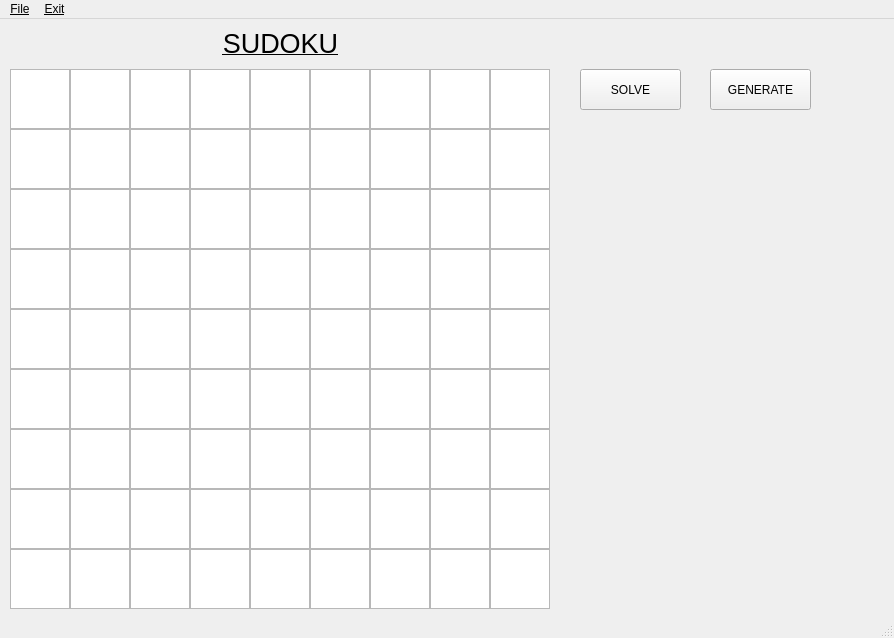
<?xml version="1.0" encoding="UTF-8"?>
<ui version="4.0">
 <class>MainWindow</class>
 <widget class="QMainWindow" name="MainWindow">
  <property name="geometry">
   <rect>
    <x>0</x>
    <y>0</y>
    <width>894</width>
    <height>638</height>
   </rect>
  </property>
  <property name="font">
   <font>
    <weight>50</weight>
    <bold>false</bold>
    <underline>true</underline>
    <kerning>true</kerning>
   </font>
  </property>
  <property name="windowTitle">
   <string>MainWindow</string>
  </property>
  <widget class="QWidget" name="centralwidget">
   <widget class="QTextEdit" name="cell11">
    <property name="geometry">
     <rect>
      <x>10</x>
      <y>50</y>
      <width>60</width>
      <height>60</height>
     </rect>
    </property>
    <property name="font">
     <font>
      <pointsize>28</pointsize>
      <weight>75</weight>
      <bold>true</bold>
      <underline>false</underline>
      <kerning>true</kerning>
     </font>
    </property>
    <property name="html">
     <string>&lt;!DOCTYPE HTML PUBLIC &quot;-//W3C//DTD HTML 4.0//EN&quot; &quot;http://www.w3.org/TR/REC-html40/strict.dtd&quot;&gt;
&lt;html&gt;&lt;head&gt;&lt;meta name=&quot;qrichtext&quot; content=&quot;1&quot; /&gt;&lt;style type=&quot;text/css&quot;&gt;
p, li { white-space: pre-wrap; }
&lt;/style&gt;&lt;/head&gt;&lt;body style=&quot; font-family:'MS Shell Dlg 2'; font-size:28pt; font-weight:600; font-style:normal;&quot;&gt;
&lt;p align=&quot;center&quot; style=&quot;-qt-paragraph-type:empty; margin-top:0px; margin-bottom:0px; margin-left:0px; margin-right:0px; -qt-block-indent:0; text-indent:0px; font-family:'MS Shell Dlg 2';&quot;&gt;&lt;br /&gt;&lt;/p&gt;&lt;/body&gt;&lt;/html&gt;</string>
    </property>
   </widget>
   <widget class="QTextEdit" name="cell12">
    <property name="geometry">
     <rect>
      <x>70</x>
      <y>50</y>
      <width>60</width>
      <height>60</height>
     </rect>
    </property>
    <property name="font">
     <font>
      <pointsize>28</pointsize>
      <weight>75</weight>
      <bold>true</bold>
      <underline>false</underline>
      <kerning>true</kerning>
     </font>
    </property>
   </widget>
   <widget class="QTextEdit" name="cell13">
    <property name="geometry">
     <rect>
      <x>130</x>
      <y>50</y>
      <width>60</width>
      <height>60</height>
     </rect>
    </property>
    <property name="font">
     <font>
      <pointsize>28</pointsize>
      <weight>75</weight>
      <bold>true</bold>
      <underline>false</underline>
      <kerning>true</kerning>
     </font>
    </property>
   </widget>
   <widget class="QTextEdit" name="cell14">
    <property name="geometry">
     <rect>
      <x>190</x>
      <y>50</y>
      <width>60</width>
      <height>60</height>
     </rect>
    </property>
    <property name="font">
     <font>
      <pointsize>28</pointsize>
      <weight>75</weight>
      <bold>true</bold>
      <underline>false</underline>
      <kerning>true</kerning>
     </font>
    </property>
   </widget>
   <widget class="QTextEdit" name="cell16">
    <property name="geometry">
     <rect>
      <x>310</x>
      <y>50</y>
      <width>60</width>
      <height>60</height>
     </rect>
    </property>
    <property name="font">
     <font>
      <pointsize>28</pointsize>
      <weight>75</weight>
      <bold>true</bold>
      <underline>false</underline>
      <kerning>true</kerning>
     </font>
    </property>
   </widget>
   <widget class="QTextEdit" name="cell15">
    <property name="geometry">
     <rect>
      <x>250</x>
      <y>50</y>
      <width>60</width>
      <height>60</height>
     </rect>
    </property>
    <property name="font">
     <font>
      <pointsize>28</pointsize>
      <weight>75</weight>
      <bold>true</bold>
      <underline>false</underline>
      <kerning>true</kerning>
     </font>
    </property>
   </widget>
   <widget class="QTextEdit" name="cell17">
    <property name="geometry">
     <rect>
      <x>370</x>
      <y>50</y>
      <width>60</width>
      <height>60</height>
     </rect>
    </property>
    <property name="font">
     <font>
      <pointsize>28</pointsize>
      <weight>75</weight>
      <bold>true</bold>
      <underline>false</underline>
      <kerning>true</kerning>
     </font>
    </property>
   </widget>
   <widget class="QTextEdit" name="cell18">
    <property name="geometry">
     <rect>
      <x>430</x>
      <y>50</y>
      <width>60</width>
      <height>60</height>
     </rect>
    </property>
    <property name="font">
     <font>
      <pointsize>28</pointsize>
      <weight>75</weight>
      <bold>true</bold>
      <underline>false</underline>
      <kerning>true</kerning>
     </font>
    </property>
   </widget>
   <widget class="QTextEdit" name="cell19">
    <property name="geometry">
     <rect>
      <x>490</x>
      <y>50</y>
      <width>60</width>
      <height>60</height>
     </rect>
    </property>
    <property name="font">
     <font>
      <pointsize>28</pointsize>
      <weight>75</weight>
      <bold>true</bold>
      <underline>false</underline>
      <kerning>true</kerning>
     </font>
    </property>
   </widget>
   <widget class="QTextEdit" name="cell24">
    <property name="geometry">
     <rect>
      <x>190</x>
      <y>110</y>
      <width>60</width>
      <height>60</height>
     </rect>
    </property>
    <property name="font">
     <font>
      <pointsize>28</pointsize>
      <weight>75</weight>
      <bold>true</bold>
      <underline>false</underline>
      <kerning>true</kerning>
     </font>
    </property>
   </widget>
   <widget class="QTextEdit" name="cell28">
    <property name="geometry">
     <rect>
      <x>430</x>
      <y>110</y>
      <width>60</width>
      <height>60</height>
     </rect>
    </property>
    <property name="font">
     <font>
      <pointsize>28</pointsize>
      <weight>75</weight>
      <bold>true</bold>
      <underline>false</underline>
      <kerning>true</kerning>
     </font>
    </property>
   </widget>
   <widget class="QTextEdit" name="cell27">
    <property name="geometry">
     <rect>
      <x>370</x>
      <y>110</y>
      <width>60</width>
      <height>60</height>
     </rect>
    </property>
    <property name="font">
     <font>
      <pointsize>28</pointsize>
      <weight>75</weight>
      <bold>true</bold>
      <underline>false</underline>
      <kerning>true</kerning>
     </font>
    </property>
   </widget>
   <widget class="QTextEdit" name="cell21">
    <property name="geometry">
     <rect>
      <x>10</x>
      <y>110</y>
      <width>60</width>
      <height>60</height>
     </rect>
    </property>
    <property name="font">
     <font>
      <pointsize>28</pointsize>
      <weight>75</weight>
      <bold>true</bold>
      <underline>false</underline>
      <kerning>true</kerning>
     </font>
    </property>
   </widget>
   <widget class="QTextEdit" name="cell25">
    <property name="geometry">
     <rect>
      <x>250</x>
      <y>110</y>
      <width>60</width>
      <height>60</height>
     </rect>
    </property>
    <property name="font">
     <font>
      <pointsize>28</pointsize>
      <weight>75</weight>
      <bold>true</bold>
      <underline>false</underline>
      <kerning>true</kerning>
     </font>
    </property>
   </widget>
   <widget class="QTextEdit" name="cell23">
    <property name="geometry">
     <rect>
      <x>130</x>
      <y>110</y>
      <width>60</width>
      <height>60</height>
     </rect>
    </property>
    <property name="font">
     <font>
      <pointsize>28</pointsize>
      <weight>75</weight>
      <bold>true</bold>
      <underline>false</underline>
      <kerning>true</kerning>
     </font>
    </property>
   </widget>
   <widget class="QTextEdit" name="cell26">
    <property name="geometry">
     <rect>
      <x>310</x>
      <y>110</y>
      <width>60</width>
      <height>60</height>
     </rect>
    </property>
    <property name="font">
     <font>
      <pointsize>28</pointsize>
      <weight>75</weight>
      <bold>true</bold>
      <underline>false</underline>
      <kerning>true</kerning>
     </font>
    </property>
   </widget>
   <widget class="QTextEdit" name="cell22">
    <property name="geometry">
     <rect>
      <x>70</x>
      <y>110</y>
      <width>60</width>
      <height>60</height>
     </rect>
    </property>
    <property name="font">
     <font>
      <pointsize>28</pointsize>
      <weight>75</weight>
      <bold>true</bold>
      <underline>false</underline>
      <kerning>true</kerning>
     </font>
    </property>
   </widget>
   <widget class="QTextEdit" name="cell29">
    <property name="geometry">
     <rect>
      <x>490</x>
      <y>110</y>
      <width>60</width>
      <height>60</height>
     </rect>
    </property>
    <property name="font">
     <font>
      <pointsize>28</pointsize>
      <weight>75</weight>
      <bold>true</bold>
      <underline>false</underline>
      <kerning>true</kerning>
     </font>
    </property>
   </widget>
   <widget class="QTextEdit" name="cell94">
    <property name="geometry">
     <rect>
      <x>190</x>
      <y>530</y>
      <width>60</width>
      <height>60</height>
     </rect>
    </property>
    <property name="font">
     <font>
      <pointsize>28</pointsize>
      <weight>75</weight>
      <bold>true</bold>
      <underline>false</underline>
      <kerning>true</kerning>
     </font>
    </property>
   </widget>
   <widget class="QTextEdit" name="cell98">
    <property name="geometry">
     <rect>
      <x>430</x>
      <y>530</y>
      <width>60</width>
      <height>60</height>
     </rect>
    </property>
    <property name="font">
     <font>
      <pointsize>28</pointsize>
      <weight>75</weight>
      <bold>true</bold>
      <underline>false</underline>
      <kerning>true</kerning>
     </font>
    </property>
   </widget>
   <widget class="QTextEdit" name="cell97">
    <property name="geometry">
     <rect>
      <x>370</x>
      <y>530</y>
      <width>60</width>
      <height>60</height>
     </rect>
    </property>
    <property name="font">
     <font>
      <pointsize>28</pointsize>
      <weight>75</weight>
      <bold>true</bold>
      <underline>false</underline>
      <kerning>true</kerning>
     </font>
    </property>
   </widget>
   <widget class="QTextEdit" name="cell91">
    <property name="geometry">
     <rect>
      <x>10</x>
      <y>530</y>
      <width>60</width>
      <height>60</height>
     </rect>
    </property>
    <property name="font">
     <font>
      <pointsize>28</pointsize>
      <weight>75</weight>
      <bold>true</bold>
      <underline>false</underline>
      <kerning>true</kerning>
     </font>
    </property>
   </widget>
   <widget class="QTextEdit" name="cell95">
    <property name="geometry">
     <rect>
      <x>250</x>
      <y>530</y>
      <width>60</width>
      <height>60</height>
     </rect>
    </property>
    <property name="font">
     <font>
      <pointsize>28</pointsize>
      <weight>75</weight>
      <bold>true</bold>
      <underline>false</underline>
      <kerning>true</kerning>
     </font>
    </property>
   </widget>
   <widget class="QTextEdit" name="cell93">
    <property name="geometry">
     <rect>
      <x>130</x>
      <y>530</y>
      <width>60</width>
      <height>60</height>
     </rect>
    </property>
    <property name="font">
     <font>
      <pointsize>28</pointsize>
      <weight>75</weight>
      <bold>true</bold>
      <underline>false</underline>
      <kerning>true</kerning>
     </font>
    </property>
   </widget>
   <widget class="QTextEdit" name="cell96">
    <property name="geometry">
     <rect>
      <x>310</x>
      <y>530</y>
      <width>60</width>
      <height>60</height>
     </rect>
    </property>
    <property name="font">
     <font>
      <pointsize>28</pointsize>
      <weight>75</weight>
      <bold>true</bold>
      <underline>false</underline>
      <kerning>true</kerning>
     </font>
    </property>
   </widget>
   <widget class="QTextEdit" name="cell92">
    <property name="geometry">
     <rect>
      <x>70</x>
      <y>530</y>
      <width>60</width>
      <height>60</height>
     </rect>
    </property>
    <property name="font">
     <font>
      <pointsize>28</pointsize>
      <weight>75</weight>
      <bold>true</bold>
      <underline>false</underline>
      <kerning>true</kerning>
     </font>
    </property>
   </widget>
   <widget class="QTextEdit" name="cell99">
    <property name="geometry">
     <rect>
      <x>490</x>
      <y>530</y>
      <width>60</width>
      <height>60</height>
     </rect>
    </property>
    <property name="font">
     <font>
      <pointsize>28</pointsize>
      <weight>75</weight>
      <bold>true</bold>
      <underline>false</underline>
      <kerning>true</kerning>
     </font>
    </property>
   </widget>
   <widget class="QTextEdit" name="cell84">
    <property name="geometry">
     <rect>
      <x>190</x>
      <y>470</y>
      <width>60</width>
      <height>60</height>
     </rect>
    </property>
    <property name="font">
     <font>
      <pointsize>28</pointsize>
      <weight>75</weight>
      <bold>true</bold>
      <underline>false</underline>
      <kerning>true</kerning>
     </font>
    </property>
   </widget>
   <widget class="QTextEdit" name="cell88">
    <property name="geometry">
     <rect>
      <x>430</x>
      <y>470</y>
      <width>60</width>
      <height>60</height>
     </rect>
    </property>
    <property name="font">
     <font>
      <pointsize>28</pointsize>
      <weight>75</weight>
      <bold>true</bold>
      <underline>false</underline>
      <kerning>true</kerning>
     </font>
    </property>
   </widget>
   <widget class="QTextEdit" name="cell87">
    <property name="geometry">
     <rect>
      <x>370</x>
      <y>470</y>
      <width>60</width>
      <height>60</height>
     </rect>
    </property>
    <property name="font">
     <font>
      <pointsize>28</pointsize>
      <weight>75</weight>
      <bold>true</bold>
      <underline>false</underline>
      <kerning>true</kerning>
     </font>
    </property>
   </widget>
   <widget class="QTextEdit" name="cell81">
    <property name="geometry">
     <rect>
      <x>10</x>
      <y>470</y>
      <width>60</width>
      <height>60</height>
     </rect>
    </property>
    <property name="font">
     <font>
      <pointsize>28</pointsize>
      <weight>75</weight>
      <bold>true</bold>
      <underline>false</underline>
      <kerning>true</kerning>
     </font>
    </property>
   </widget>
   <widget class="QTextEdit" name="cell85">
    <property name="geometry">
     <rect>
      <x>250</x>
      <y>470</y>
      <width>60</width>
      <height>60</height>
     </rect>
    </property>
    <property name="font">
     <font>
      <pointsize>28</pointsize>
      <weight>75</weight>
      <bold>true</bold>
      <underline>false</underline>
      <kerning>true</kerning>
     </font>
    </property>
   </widget>
   <widget class="QTextEdit" name="cell83">
    <property name="geometry">
     <rect>
      <x>130</x>
      <y>470</y>
      <width>60</width>
      <height>60</height>
     </rect>
    </property>
    <property name="font">
     <font>
      <pointsize>28</pointsize>
      <weight>75</weight>
      <bold>true</bold>
      <underline>false</underline>
      <kerning>true</kerning>
     </font>
    </property>
   </widget>
   <widget class="QTextEdit" name="cell86">
    <property name="geometry">
     <rect>
      <x>310</x>
      <y>470</y>
      <width>60</width>
      <height>60</height>
     </rect>
    </property>
    <property name="font">
     <font>
      <pointsize>28</pointsize>
      <weight>75</weight>
      <bold>true</bold>
      <underline>false</underline>
      <kerning>true</kerning>
     </font>
    </property>
   </widget>
   <widget class="QTextEdit" name="cell82">
    <property name="geometry">
     <rect>
      <x>70</x>
      <y>470</y>
      <width>60</width>
      <height>60</height>
     </rect>
    </property>
    <property name="font">
     <font>
      <pointsize>28</pointsize>
      <weight>75</weight>
      <bold>true</bold>
      <underline>false</underline>
      <kerning>true</kerning>
     </font>
    </property>
   </widget>
   <widget class="QTextEdit" name="cell89">
    <property name="geometry">
     <rect>
      <x>490</x>
      <y>470</y>
      <width>60</width>
      <height>60</height>
     </rect>
    </property>
    <property name="font">
     <font>
      <pointsize>28</pointsize>
      <weight>75</weight>
      <bold>true</bold>
      <underline>false</underline>
      <kerning>true</kerning>
     </font>
    </property>
   </widget>
   <widget class="QTextEdit" name="cell74">
    <property name="geometry">
     <rect>
      <x>190</x>
      <y>410</y>
      <width>60</width>
      <height>60</height>
     </rect>
    </property>
    <property name="font">
     <font>
      <pointsize>28</pointsize>
      <weight>75</weight>
      <bold>true</bold>
      <underline>false</underline>
      <kerning>true</kerning>
     </font>
    </property>
   </widget>
   <widget class="QTextEdit" name="cell78">
    <property name="geometry">
     <rect>
      <x>430</x>
      <y>410</y>
      <width>60</width>
      <height>60</height>
     </rect>
    </property>
    <property name="font">
     <font>
      <pointsize>28</pointsize>
      <weight>75</weight>
      <bold>true</bold>
      <underline>false</underline>
      <kerning>true</kerning>
     </font>
    </property>
   </widget>
   <widget class="QTextEdit" name="cell77">
    <property name="geometry">
     <rect>
      <x>370</x>
      <y>410</y>
      <width>60</width>
      <height>60</height>
     </rect>
    </property>
    <property name="font">
     <font>
      <pointsize>28</pointsize>
      <weight>75</weight>
      <bold>true</bold>
      <underline>false</underline>
      <kerning>true</kerning>
     </font>
    </property>
   </widget>
   <widget class="QTextEdit" name="cell71">
    <property name="geometry">
     <rect>
      <x>10</x>
      <y>410</y>
      <width>60</width>
      <height>60</height>
     </rect>
    </property>
    <property name="font">
     <font>
      <pointsize>28</pointsize>
      <weight>75</weight>
      <bold>true</bold>
      <underline>false</underline>
      <kerning>true</kerning>
     </font>
    </property>
   </widget>
   <widget class="QTextEdit" name="cell75">
    <property name="geometry">
     <rect>
      <x>250</x>
      <y>410</y>
      <width>60</width>
      <height>60</height>
     </rect>
    </property>
    <property name="font">
     <font>
      <pointsize>28</pointsize>
      <weight>75</weight>
      <bold>true</bold>
      <underline>false</underline>
      <kerning>true</kerning>
     </font>
    </property>
   </widget>
   <widget class="QTextEdit" name="cell73">
    <property name="geometry">
     <rect>
      <x>130</x>
      <y>410</y>
      <width>60</width>
      <height>60</height>
     </rect>
    </property>
    <property name="font">
     <font>
      <pointsize>28</pointsize>
      <weight>75</weight>
      <bold>true</bold>
      <underline>false</underline>
      <kerning>true</kerning>
     </font>
    </property>
   </widget>
   <widget class="QTextEdit" name="cell76">
    <property name="geometry">
     <rect>
      <x>310</x>
      <y>410</y>
      <width>60</width>
      <height>60</height>
     </rect>
    </property>
    <property name="font">
     <font>
      <pointsize>28</pointsize>
      <weight>75</weight>
      <bold>true</bold>
      <underline>false</underline>
      <kerning>true</kerning>
     </font>
    </property>
   </widget>
   <widget class="QTextEdit" name="cell72">
    <property name="geometry">
     <rect>
      <x>70</x>
      <y>410</y>
      <width>60</width>
      <height>60</height>
     </rect>
    </property>
    <property name="font">
     <font>
      <pointsize>28</pointsize>
      <weight>75</weight>
      <bold>true</bold>
      <underline>false</underline>
      <kerning>true</kerning>
     </font>
    </property>
   </widget>
   <widget class="QTextEdit" name="cell79">
    <property name="geometry">
     <rect>
      <x>490</x>
      <y>410</y>
      <width>60</width>
      <height>60</height>
     </rect>
    </property>
    <property name="font">
     <font>
      <pointsize>28</pointsize>
      <weight>75</weight>
      <bold>true</bold>
      <underline>false</underline>
      <kerning>true</kerning>
     </font>
    </property>
   </widget>
   <widget class="QTextEdit" name="cell64">
    <property name="geometry">
     <rect>
      <x>190</x>
      <y>350</y>
      <width>60</width>
      <height>60</height>
     </rect>
    </property>
    <property name="font">
     <font>
      <pointsize>28</pointsize>
      <weight>75</weight>
      <bold>true</bold>
      <underline>false</underline>
      <kerning>true</kerning>
     </font>
    </property>
   </widget>
   <widget class="QTextEdit" name="cell68">
    <property name="geometry">
     <rect>
      <x>430</x>
      <y>350</y>
      <width>60</width>
      <height>60</height>
     </rect>
    </property>
    <property name="font">
     <font>
      <pointsize>28</pointsize>
      <weight>75</weight>
      <bold>true</bold>
      <underline>false</underline>
      <kerning>true</kerning>
     </font>
    </property>
   </widget>
   <widget class="QTextEdit" name="cell67">
    <property name="geometry">
     <rect>
      <x>370</x>
      <y>350</y>
      <width>60</width>
      <height>60</height>
     </rect>
    </property>
    <property name="font">
     <font>
      <pointsize>28</pointsize>
      <weight>75</weight>
      <bold>true</bold>
      <underline>false</underline>
      <kerning>true</kerning>
     </font>
    </property>
   </widget>
   <widget class="QTextEdit" name="cell61">
    <property name="geometry">
     <rect>
      <x>10</x>
      <y>350</y>
      <width>60</width>
      <height>60</height>
     </rect>
    </property>
    <property name="font">
     <font>
      <pointsize>28</pointsize>
      <weight>75</weight>
      <bold>true</bold>
      <underline>false</underline>
      <kerning>true</kerning>
     </font>
    </property>
   </widget>
   <widget class="QTextEdit" name="cell65">
    <property name="geometry">
     <rect>
      <x>250</x>
      <y>350</y>
      <width>60</width>
      <height>60</height>
     </rect>
    </property>
    <property name="font">
     <font>
      <pointsize>28</pointsize>
      <weight>75</weight>
      <bold>true</bold>
      <underline>false</underline>
      <kerning>true</kerning>
     </font>
    </property>
   </widget>
   <widget class="QTextEdit" name="cell63">
    <property name="geometry">
     <rect>
      <x>130</x>
      <y>350</y>
      <width>60</width>
      <height>60</height>
     </rect>
    </property>
    <property name="font">
     <font>
      <pointsize>28</pointsize>
      <weight>75</weight>
      <bold>true</bold>
      <underline>false</underline>
      <kerning>true</kerning>
     </font>
    </property>
   </widget>
   <widget class="QTextEdit" name="cell66">
    <property name="geometry">
     <rect>
      <x>310</x>
      <y>350</y>
      <width>60</width>
      <height>60</height>
     </rect>
    </property>
    <property name="font">
     <font>
      <pointsize>28</pointsize>
      <weight>75</weight>
      <bold>true</bold>
      <underline>false</underline>
      <kerning>true</kerning>
     </font>
    </property>
   </widget>
   <widget class="QTextEdit" name="cell62">
    <property name="geometry">
     <rect>
      <x>70</x>
      <y>350</y>
      <width>60</width>
      <height>60</height>
     </rect>
    </property>
    <property name="font">
     <font>
      <pointsize>28</pointsize>
      <weight>75</weight>
      <bold>true</bold>
      <underline>false</underline>
      <kerning>true</kerning>
     </font>
    </property>
   </widget>
   <widget class="QTextEdit" name="cell69">
    <property name="geometry">
     <rect>
      <x>490</x>
      <y>350</y>
      <width>60</width>
      <height>60</height>
     </rect>
    </property>
    <property name="font">
     <font>
      <pointsize>28</pointsize>
      <weight>75</weight>
      <bold>true</bold>
      <underline>false</underline>
      <kerning>true</kerning>
     </font>
    </property>
   </widget>
   <widget class="QTextEdit" name="cell54">
    <property name="geometry">
     <rect>
      <x>190</x>
      <y>290</y>
      <width>60</width>
      <height>60</height>
     </rect>
    </property>
    <property name="font">
     <font>
      <pointsize>28</pointsize>
      <weight>75</weight>
      <bold>true</bold>
      <underline>false</underline>
      <kerning>true</kerning>
     </font>
    </property>
   </widget>
   <widget class="QTextEdit" name="cell58">
    <property name="geometry">
     <rect>
      <x>430</x>
      <y>290</y>
      <width>60</width>
      <height>60</height>
     </rect>
    </property>
    <property name="font">
     <font>
      <pointsize>28</pointsize>
      <weight>75</weight>
      <bold>true</bold>
      <underline>false</underline>
      <kerning>true</kerning>
     </font>
    </property>
   </widget>
   <widget class="QTextEdit" name="cell57">
    <property name="geometry">
     <rect>
      <x>370</x>
      <y>290</y>
      <width>60</width>
      <height>60</height>
     </rect>
    </property>
    <property name="font">
     <font>
      <pointsize>28</pointsize>
      <weight>75</weight>
      <bold>true</bold>
      <underline>false</underline>
      <kerning>true</kerning>
     </font>
    </property>
   </widget>
   <widget class="QTextEdit" name="cell51">
    <property name="geometry">
     <rect>
      <x>10</x>
      <y>290</y>
      <width>60</width>
      <height>60</height>
     </rect>
    </property>
    <property name="font">
     <font>
      <pointsize>28</pointsize>
      <weight>75</weight>
      <bold>true</bold>
      <underline>false</underline>
      <kerning>true</kerning>
     </font>
    </property>
   </widget>
   <widget class="QTextEdit" name="cell55">
    <property name="geometry">
     <rect>
      <x>250</x>
      <y>290</y>
      <width>60</width>
      <height>60</height>
     </rect>
    </property>
    <property name="font">
     <font>
      <pointsize>28</pointsize>
      <weight>75</weight>
      <bold>true</bold>
      <underline>false</underline>
      <kerning>true</kerning>
     </font>
    </property>
   </widget>
   <widget class="QTextEdit" name="cell53">
    <property name="geometry">
     <rect>
      <x>130</x>
      <y>290</y>
      <width>60</width>
      <height>60</height>
     </rect>
    </property>
    <property name="font">
     <font>
      <pointsize>28</pointsize>
      <weight>75</weight>
      <bold>true</bold>
      <underline>false</underline>
      <kerning>true</kerning>
     </font>
    </property>
   </widget>
   <widget class="QTextEdit" name="cell56">
    <property name="geometry">
     <rect>
      <x>310</x>
      <y>290</y>
      <width>60</width>
      <height>60</height>
     </rect>
    </property>
    <property name="font">
     <font>
      <pointsize>28</pointsize>
      <weight>75</weight>
      <bold>true</bold>
      <underline>false</underline>
      <kerning>true</kerning>
     </font>
    </property>
   </widget>
   <widget class="QTextEdit" name="cell52">
    <property name="geometry">
     <rect>
      <x>70</x>
      <y>290</y>
      <width>60</width>
      <height>60</height>
     </rect>
    </property>
    <property name="font">
     <font>
      <pointsize>28</pointsize>
      <weight>75</weight>
      <bold>true</bold>
      <underline>false</underline>
      <kerning>true</kerning>
     </font>
    </property>
   </widget>
   <widget class="QTextEdit" name="cell59">
    <property name="geometry">
     <rect>
      <x>490</x>
      <y>290</y>
      <width>60</width>
      <height>60</height>
     </rect>
    </property>
    <property name="font">
     <font>
      <pointsize>28</pointsize>
      <weight>75</weight>
      <bold>true</bold>
      <underline>false</underline>
      <kerning>true</kerning>
     </font>
    </property>
   </widget>
   <widget class="QTextEdit" name="cell44">
    <property name="geometry">
     <rect>
      <x>190</x>
      <y>230</y>
      <width>60</width>
      <height>60</height>
     </rect>
    </property>
    <property name="font">
     <font>
      <pointsize>28</pointsize>
      <weight>75</weight>
      <bold>true</bold>
      <underline>false</underline>
      <kerning>true</kerning>
     </font>
    </property>
   </widget>
   <widget class="QTextEdit" name="cell48">
    <property name="geometry">
     <rect>
      <x>430</x>
      <y>230</y>
      <width>60</width>
      <height>60</height>
     </rect>
    </property>
    <property name="font">
     <font>
      <pointsize>28</pointsize>
      <weight>75</weight>
      <bold>true</bold>
      <underline>false</underline>
      <kerning>true</kerning>
     </font>
    </property>
   </widget>
   <widget class="QTextEdit" name="cell47">
    <property name="geometry">
     <rect>
      <x>370</x>
      <y>230</y>
      <width>60</width>
      <height>60</height>
     </rect>
    </property>
    <property name="font">
     <font>
      <pointsize>28</pointsize>
      <weight>75</weight>
      <bold>true</bold>
      <underline>false</underline>
      <kerning>true</kerning>
     </font>
    </property>
   </widget>
   <widget class="QTextEdit" name="cell41">
    <property name="geometry">
     <rect>
      <x>10</x>
      <y>230</y>
      <width>60</width>
      <height>60</height>
     </rect>
    </property>
    <property name="font">
     <font>
      <pointsize>28</pointsize>
      <weight>75</weight>
      <bold>true</bold>
      <underline>false</underline>
      <kerning>true</kerning>
     </font>
    </property>
   </widget>
   <widget class="QTextEdit" name="cell45">
    <property name="geometry">
     <rect>
      <x>250</x>
      <y>230</y>
      <width>60</width>
      <height>60</height>
     </rect>
    </property>
    <property name="font">
     <font>
      <pointsize>28</pointsize>
      <weight>75</weight>
      <bold>true</bold>
      <underline>false</underline>
      <kerning>true</kerning>
     </font>
    </property>
   </widget>
   <widget class="QTextEdit" name="cell43">
    <property name="geometry">
     <rect>
      <x>130</x>
      <y>230</y>
      <width>60</width>
      <height>60</height>
     </rect>
    </property>
    <property name="font">
     <font>
      <pointsize>28</pointsize>
      <weight>75</weight>
      <bold>true</bold>
      <underline>false</underline>
      <kerning>true</kerning>
     </font>
    </property>
   </widget>
   <widget class="QTextEdit" name="cell46">
    <property name="geometry">
     <rect>
      <x>310</x>
      <y>230</y>
      <width>60</width>
      <height>60</height>
     </rect>
    </property>
    <property name="font">
     <font>
      <pointsize>28</pointsize>
      <weight>75</weight>
      <bold>true</bold>
      <underline>false</underline>
      <kerning>true</kerning>
     </font>
    </property>
   </widget>
   <widget class="QTextEdit" name="cell42">
    <property name="geometry">
     <rect>
      <x>70</x>
      <y>230</y>
      <width>60</width>
      <height>60</height>
     </rect>
    </property>
    <property name="font">
     <font>
      <pointsize>28</pointsize>
      <weight>75</weight>
      <bold>true</bold>
      <underline>false</underline>
      <kerning>true</kerning>
     </font>
    </property>
   </widget>
   <widget class="QTextEdit" name="cell49">
    <property name="geometry">
     <rect>
      <x>490</x>
      <y>230</y>
      <width>60</width>
      <height>60</height>
     </rect>
    </property>
    <property name="font">
     <font>
      <pointsize>28</pointsize>
      <weight>75</weight>
      <bold>true</bold>
      <underline>false</underline>
      <kerning>true</kerning>
     </font>
    </property>
   </widget>
   <widget class="QTextEdit" name="cell34">
    <property name="geometry">
     <rect>
      <x>190</x>
      <y>170</y>
      <width>60</width>
      <height>60</height>
     </rect>
    </property>
    <property name="font">
     <font>
      <pointsize>28</pointsize>
      <weight>75</weight>
      <bold>true</bold>
      <underline>false</underline>
      <kerning>true</kerning>
     </font>
    </property>
   </widget>
   <widget class="QTextEdit" name="cell38">
    <property name="geometry">
     <rect>
      <x>430</x>
      <y>170</y>
      <width>60</width>
      <height>60</height>
     </rect>
    </property>
    <property name="font">
     <font>
      <pointsize>28</pointsize>
      <weight>75</weight>
      <bold>true</bold>
      <underline>false</underline>
      <kerning>true</kerning>
     </font>
    </property>
   </widget>
   <widget class="QTextEdit" name="cell37">
    <property name="geometry">
     <rect>
      <x>370</x>
      <y>170</y>
      <width>60</width>
      <height>60</height>
     </rect>
    </property>
    <property name="font">
     <font>
      <pointsize>28</pointsize>
      <weight>75</weight>
      <bold>true</bold>
      <underline>false</underline>
      <kerning>true</kerning>
     </font>
    </property>
   </widget>
   <widget class="QTextEdit" name="cell31">
    <property name="geometry">
     <rect>
      <x>10</x>
      <y>170</y>
      <width>60</width>
      <height>60</height>
     </rect>
    </property>
    <property name="font">
     <font>
      <pointsize>28</pointsize>
      <weight>75</weight>
      <bold>true</bold>
      <underline>false</underline>
      <kerning>true</kerning>
     </font>
    </property>
   </widget>
   <widget class="QTextEdit" name="cell35">
    <property name="geometry">
     <rect>
      <x>250</x>
      <y>170</y>
      <width>60</width>
      <height>60</height>
     </rect>
    </property>
    <property name="font">
     <font>
      <pointsize>28</pointsize>
      <weight>75</weight>
      <bold>true</bold>
      <underline>false</underline>
      <kerning>true</kerning>
     </font>
    </property>
   </widget>
   <widget class="QTextEdit" name="cell33">
    <property name="geometry">
     <rect>
      <x>130</x>
      <y>170</y>
      <width>60</width>
      <height>60</height>
     </rect>
    </property>
    <property name="font">
     <font>
      <pointsize>28</pointsize>
      <weight>75</weight>
      <bold>true</bold>
      <underline>false</underline>
      <kerning>true</kerning>
     </font>
    </property>
   </widget>
   <widget class="QTextEdit" name="cell36">
    <property name="geometry">
     <rect>
      <x>310</x>
      <y>170</y>
      <width>60</width>
      <height>60</height>
     </rect>
    </property>
    <property name="font">
     <font>
      <pointsize>28</pointsize>
      <weight>75</weight>
      <bold>true</bold>
      <underline>false</underline>
      <kerning>true</kerning>
     </font>
    </property>
   </widget>
   <widget class="QTextEdit" name="cell32">
    <property name="geometry">
     <rect>
      <x>70</x>
      <y>170</y>
      <width>60</width>
      <height>60</height>
     </rect>
    </property>
    <property name="font">
     <font>
      <pointsize>28</pointsize>
      <weight>75</weight>
      <bold>true</bold>
      <underline>false</underline>
      <kerning>true</kerning>
     </font>
    </property>
   </widget>
   <widget class="QTextEdit" name="cell39">
    <property name="geometry">
     <rect>
      <x>490</x>
      <y>170</y>
      <width>60</width>
      <height>60</height>
     </rect>
    </property>
    <property name="font">
     <font>
      <pointsize>28</pointsize>
      <weight>75</weight>
      <bold>true</bold>
      <underline>false</underline>
      <kerning>true</kerning>
     </font>
    </property>
   </widget>
   <widget class="QLabel" name="label">
    <property name="geometry">
     <rect>
      <x>190</x>
      <y>9</y>
      <width>181</width>
      <height>31</height>
     </rect>
    </property>
    <property name="font">
     <font>
      <pointsize>20</pointsize>
      <weight>50</weight>
      <bold>false</bold>
      <underline>true</underline>
      <kerning>true</kerning>
     </font>
    </property>
    <property name="text">
     <string>SUDOKU</string>
    </property>
    <property name="alignment">
     <set>Qt::AlignCenter</set>
    </property>
   </widget>
   <widget class="QPushButton" name="pushButton">
    <property name="geometry">
     <rect>
      <x>580</x>
      <y>50</y>
      <width>101</width>
      <height>41</height>
     </rect>
    </property>
    <property name="font">
     <font>
      <underline>false</underline>
     </font>
    </property>
    <property name="text">
     <string>SOLVE</string>
    </property>
   </widget>
   <widget class="QPushButton" name="pushButton_2">
    <property name="geometry">
     <rect>
      <x>710</x>
      <y>50</y>
      <width>101</width>
      <height>41</height>
     </rect>
    </property>
    <property name="font">
     <font>
      <underline>false</underline>
     </font>
    </property>
    <property name="text">
     <string>GENERATE</string>
    </property>
   </widget>
  </widget>
  <widget class="QMenuBar" name="menubar">
   <property name="geometry">
    <rect>
     <x>0</x>
     <y>0</y>
     <width>894</width>
     <height>21</height>
    </rect>
   </property>
   <widget class="QMenu" name="menuFile">
    <property name="title">
     <string>File</string>
    </property>
   </widget>
   <widget class="QMenu" name="menuexit">
    <property name="title">
     <string>Exit</string>
    </property>
   </widget>
   <addaction name="menuFile"/>
   <addaction name="menuexit"/>
  </widget>
  <widget class="QStatusBar" name="statusbar"/>
 </widget>
 <resources/>
 <connections/>
</ui>
